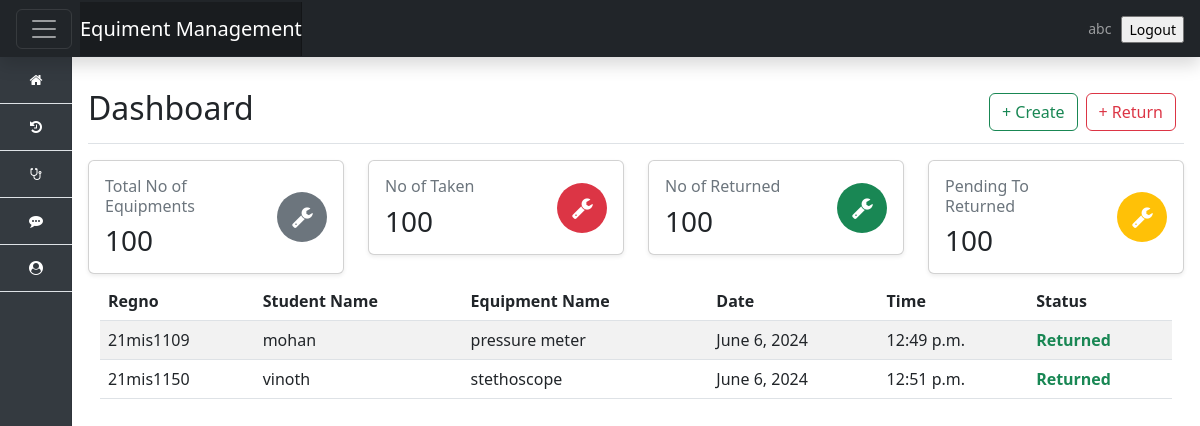
Before: / with the older database file.
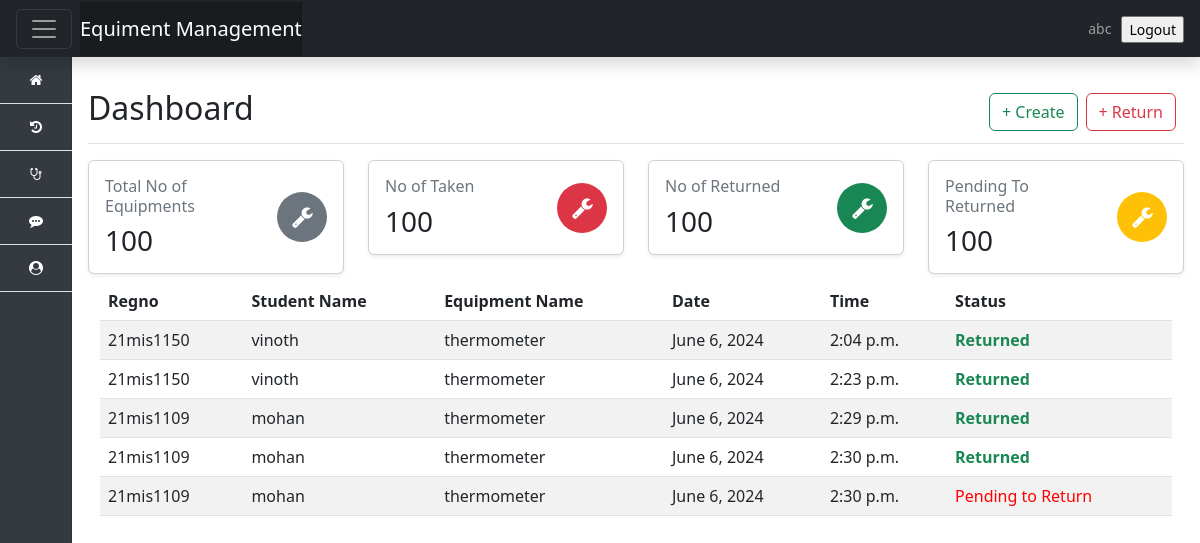
After: the same page with the newer database file.
### app/models.py (models this page shows, shortened)
class Manage_Equiment(models.Model):
    borrowed_date = models.DateField(default=now)
    borrowed_time = models.TimeField()
    regno = models.CharField(max_length=100)
    stud_name = models.CharField(max_length=100,null=True)
    category = models.CharField(max_length=266)
    returned_time = models.TimeField(null=True, blank=True)
    returned_date = models.DateField(null=True, blank=True)
    status = models.BooleanField(default=False)
    class Meta:
        ordering: ['-date'] # type: ignore

### app/views.py (the view)
# urls.py: path('',views.index, name='index'),
def index(request):
    categories = Category.objects.all()
    equiment = Manage_Equiment.objects.all()
    context = {
        'equiment' : equiment
    }
    return render(request,'equiments/index.html',context)

### Template/equiments/index.html (shortened to what this page needs)
{% extends 'base.html' %}
{% block content %}
    <div class="d-flex justify-content-between flex-wrap flex-md-nowrap align-items-center pt-3 pb-2 mb-3 border-bottom">
        <h1 class="h2">Dashboard</h1>
        <div class="btn-toolbar mb-2 mb-md-0">
            <div class="btn-group me-2">
                <a href="{% url 'addequipment' %}" class="btn btn-outline-success">+ Create</a>
            </div>
            <div class="btn-group me-2">
                <a href="{% url 'returnequipment' %}" class="btn btn-outline-danger">+ Return</a>
            </div>
        </div>
    </div>
    <div class="row g-6 mb-6">
        <div class="col-xl-3 col-sm-6 col-12 mb-2">
            <div class="card shadow-sm">
                <div class="card-body">
                    <div class="row">
                        <div class="col">
                            <span class="h6 font-semibold text-muted text-sm d-block mb-2">Total No of Equipments</span>
                            <span class="h3 font-bold mb-0">100</span>
                        </div>
                        <div class="col-auto d-flex align-items-center justify-content-center">
                            <div class="icon icon-shape bg-secondary text-white text-lg rounded-circle d-flex align-items-center justify-content-center" style="width: 50px; height: 50px;">
                                <i class="fa fa-wrench" style="scale: 1.6;"></i>
                            </div>
                        </div>
                    </div>
                </div>
            </div>
        </div>
        <div class="col-xl-3 col-sm-6 col-12 mb-2">
            <div class="card shadow-sm">
                <div class="card-body">
                    <div class="row">
                        <div class="col">
                            <span class="h6 font-semibold text-muted text-sm d-block mb-2">No of Taken</span>
                            <span class="h3 font-bold mb-0">100</span>
                        </div>
                        <div class="col-auto d-flex align-items-center justify-content-center">
                            <div class="icon icon-shape bg-danger text-white text-lg rounded-circle d-flex align-items-center justify-content-center" style="width: 50px; height: 50px;">
                                <i class="fa fa-wrench" style="scale: 1.6;"></i>
                            </div>
                        </div>
                    </div>
                </div>
            </div>
        </div>
        <div class="col-xl-3 col-sm-6 col-12 mb-2">
            <div class="card shadow-sm">
                <div class="card-body">
                    <div class="row">
                        <div class="col">
                            <span class="h6 font-semibold text-muted text-sm d-block mb-2">No of Returned</span>
                            <span class="h3 font-bold mb-0">100</span>
                        </div>
                        <div class="col-auto d-flex align-items-center justify-content-center">
                            <div class="icon icon-shape bg-success text-white text-lg rounded-circle d-flex align-items-center justify-content-center" style="width: 50px; height: 50px;">
                                <i class="fa fa-wrench" style="scale: 1.6;"></i>
                            </div>
                        </div>
                    </div>
                </div>
            </div>
        </div>
        <div class="col-xl-3 col-sm-6 col-12 mb-2">
            <div class="card shadow-sm">
                <div class="card-body">
                    <div class="row">
                        <div class="col">
                            <span class="h6 font-semibold text-muted text-sm d-block mb-2">Pending To Returned</span>
                            <span class="h3 font-bold mb-0">100</span>
                        </div>
                        <div class="col-auto d-flex align-items-center justify-content-center">
                            <div class="icon icon-shape bg-warning text-white text-lg rounded-circle d-flex align-items-center justify-content-center" style="width: 50px; height: 50px;">
                                <i class="fa fa-wrench" style="scale: 1.6;"></i>
                            </div>
                        </div>
                    </div>
                </div>
            </div>
        </div>
    </div>
    <div class="container">
        {% if equiment.count %}
        <table class="table table-striped table-hover">
            <thead>
                <tr>
                    <th>Regno</th>
                    <th>Student Name</th>
                    <th>Equipment Name</th>
                    <th>Date</th>
                    <th>Time</th>
                    <th>Status</th>
                </tr>
            </thead>
            <tbody>
                {% for equiments in equiment %}
                <tr>
                    <td>{{equiments.regno}}</td>
                    <td>{{equiments.stud_name}}</td>
                    <td>{{equiments.category}}</td>
                    <td>{{equiments.borrowed_date}}</td>
                    <td>{{equiments.borrowed_time}}</td>
                    <td>{% if equiments.status == False %} <span style="color: red;">Pending to Return</span>
                        {% else %}
                        <span style="color: rgb(25, 135, 84); font-weight: bold ;"> Returned </span>
                        {% endif %}
                    </td>
                </tr>
                {% endfor %}
            </tbody>
        </table>
        {% endif %}
    </div>
{% endblock %}

### Template/base.html (shortened to what this page needs)
{% load static %}
<html lang="en">
  <head>
<link href="{% static 'css/bootstrap.min.css'%}" rel="stylesheet" >
<link href="{% static 'css/main.css'%}" rel="stylesheet" >
<link href="{% static 'sidebars.css'%}" rel="stylesheet">
<link rel="stylesheet" href="{% static 'css/dashboard.css'%}">
<link rel="stylesheet" href="https://cdn.jsdelivr.net/npm/@docsearch/css@3">
<link rel="stylesheet" href="https://cdnjs.cloudflare.com/ajax/libs/font-awesome/4.7.0/css/font-awesome.min.css">
<link rel="stylesheet" href="">
    <link href="dashboard.css" rel="stylesheet">
  </head>
  <body>
<header class="navbar navbar-dark sticky-top bg-dark flex-md-nowrap p-0 shadow">
  <div class="d-flex align-items-center col-md-3 col-lg-2 me-0 px-3 fs-6">
    <button class="navbar-toggler" type="button" data-bs-toggle="collapse" data-bs-target="#navbarToggleExternalContent" aria-controls="navbarToggleExternalContent" aria-expanded="false" aria-label="Toggle navigation">
      <span class="navbar-toggler-icon"></span>
    </button>
    <a class="navbar-brand ms-2" href="#">Equiment Management</a>
  </div>
  <ul class="navbar-nav px-3" style="display: flex; flex-direction: row; align-items: center;">
    <li class="nav-item text-nowrap" style="margin-right: 10px;">
      <span class="nav-link" href="">
        abc
      </span>
    </li>
    <li class="nav-item text-nowrap mt-3 ml-4">
      <form action="" >
        <input class="text text-capitalize" type="submit" value="Logout">
      </form>
    </li>
  </ul>
</header>
<div class="container-fluid">
  <div class="row">
   {% include 'partials/sidebar.html' %}
   <main class="content col">
    {% block content %}{% endblock %}
</main>
  </div>
</div>
  </body>
</html>

### Template/partials/sidebar.html
{% load static %}
<div class="d-flex flex-column flex-shrink-0 sidebar">
  <ul class="nav nav-pills nav-flush flex-column mb-auto text-center">
    <li class="nav-item">
      <a href="#" class="nav-link py-3 border-bottom rounded-0" aria-current="page" title="Home" data-bs-toggle="tooltip" data-bs-placement="right">
        <i class="fa fa-home" aria-hidden="true"></i>
      </a>
    </li>
    <li>
      <a href="#" class="nav-link py-3 border-bottom rounded-0" title="Dashboard" data-bs-toggle="tooltip" data-bs-placement="right">
        <i class="fa fa-history" aria-hidden="true"></i>
      </a>
    </li>
    <li>
      <a href="#" class="nav-link py-3 border-bottom rounded-0" title="Orders" data-bs-toggle="tooltip" data-bs-placement="right">
        <i class="fa fa-stethoscope" aria-hidden="true"></i>
      </a>
    </li>
    <li>
      <a href="#" class="nav-link py-3 border-bottom rounded-0" title="Products" data-bs-toggle="tooltip" data-bs-placement="right">
        <i class="fa fa-commenting" aria-hidden="true"></i>
      </a>
    </li>
    <li>
      <a href="#" class="nav-link py-3 border-bottom rounded-0" title="Customers" data-bs-toggle="tooltip" data-bs-placement="right">
        <i class="fa fa-user-circle" aria-hidden="true"></i>
      </a>
    </li>
  </ul>
</div>

### Static/css/sidebars.css (style rules this page uses)
body { min-height: 100vh; min-height: -webkit-fill-available; }
html { height: -webkit-fill-available; }
main { height: 100vh; height: -webkit-fill-available; max-height: 100vh; overflow-x: auto; overflow-y: hidden; }

### Static/css/dashboard.css (style rules this page uses)
body { font-size: .875rem; overflow-x: hidden; }
.sidebar { position: fixed; top: 9px; bottom: 0; left: 0; z-index: 100; padding: 48px 0 0; box-shadow: inset -1px 0 0 rgba(0, 0, 0, .1); background-color: #343a40; width: 4.5rem; }
.sidebar .nav-link { color: #ffffff; }
.content { margin-left: 4.5rem; padding: 1rem; }
.navbar-brand { padding-top: .75rem; padding-bottom: .75rem; background-color: rgba(0, 0, 0, .25); box-shadow: inset -1px 0 0 rgba(0, 0, 0, .25); }
.navbar .navbar-toggler { top: .25rem; right: 1rem; }

Changed rows visible on the page:
removed Manage_Equiment: regno "21mis1109", stud_name "mohan", category "pressure meter", borrowed_date "June 6, 2024", borrowed_time "12:49 p.m.", status "Returned"
removed Manage_Equiment: regno "21mis1150", stud_name "vinoth", category "stethoscope", borrowed_date "June 6, 2024", borrowed_time "12:51 p.m.", status "Returned"
added Manage_Equiment: regno "21mis1150", stud_name "vinoth", category "thermometer", borrowed_date "June 6, 2024", borrowed_time "2:04 p.m.", status "Returned"
added Manage_Equiment: regno "21mis1150", stud_name "vinoth", category "thermometer", borrowed_date "June 6, 2024", borrowed_time "2:23 p.m.", status "Returned"
added Manage_Equiment: regno "21mis1109", stud_name "mohan", category "thermometer", borrowed_date "June 6, 2024", borrowed_time "2:29 p.m.", status "Returned"
added Manage_Equiment: regno "21mis1109", stud_name "mohan", category "thermometer", borrowed_date "June 6, 2024", borrowed_time "2:30 p.m.", status "Returned"
added Manage_Equiment: regno "21mis1109", stud_name "mohan", category "thermometer", borrowed_date "June 6, 2024", borrowed_time "2:30 p.m.", status "Pending to Return"
